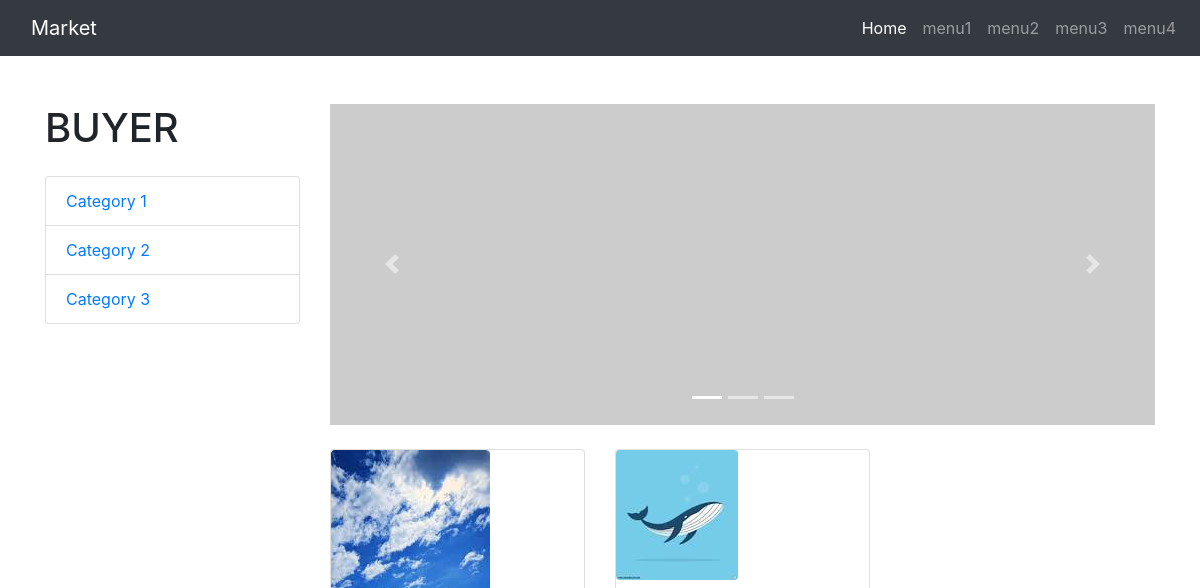
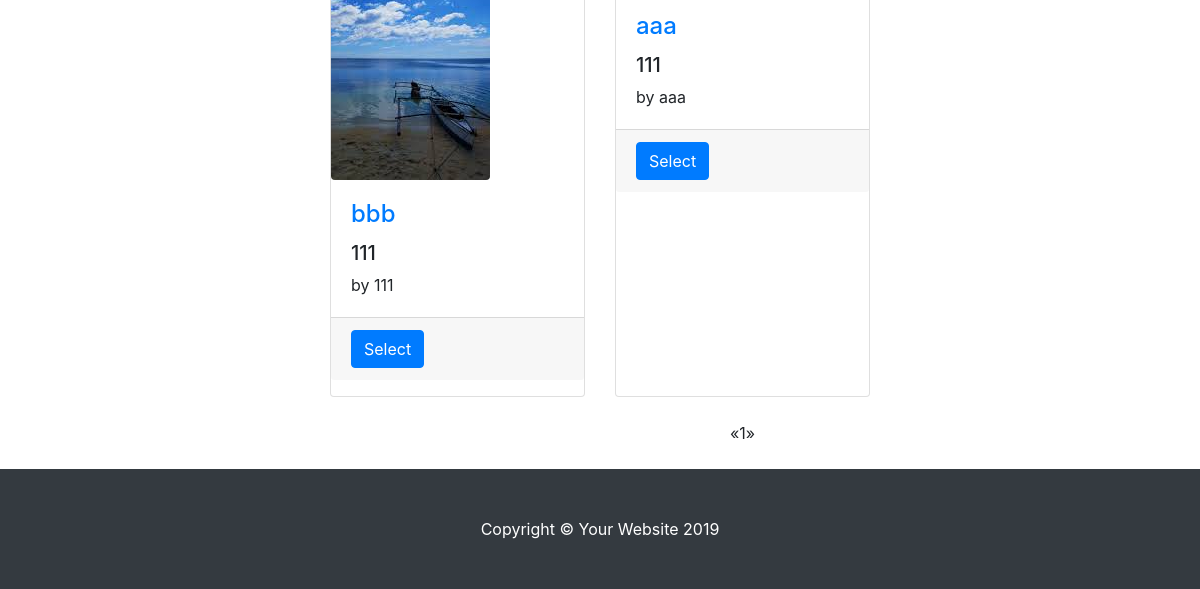
Before: /buyer/ with the older database file (2 pictures, top to bottom).
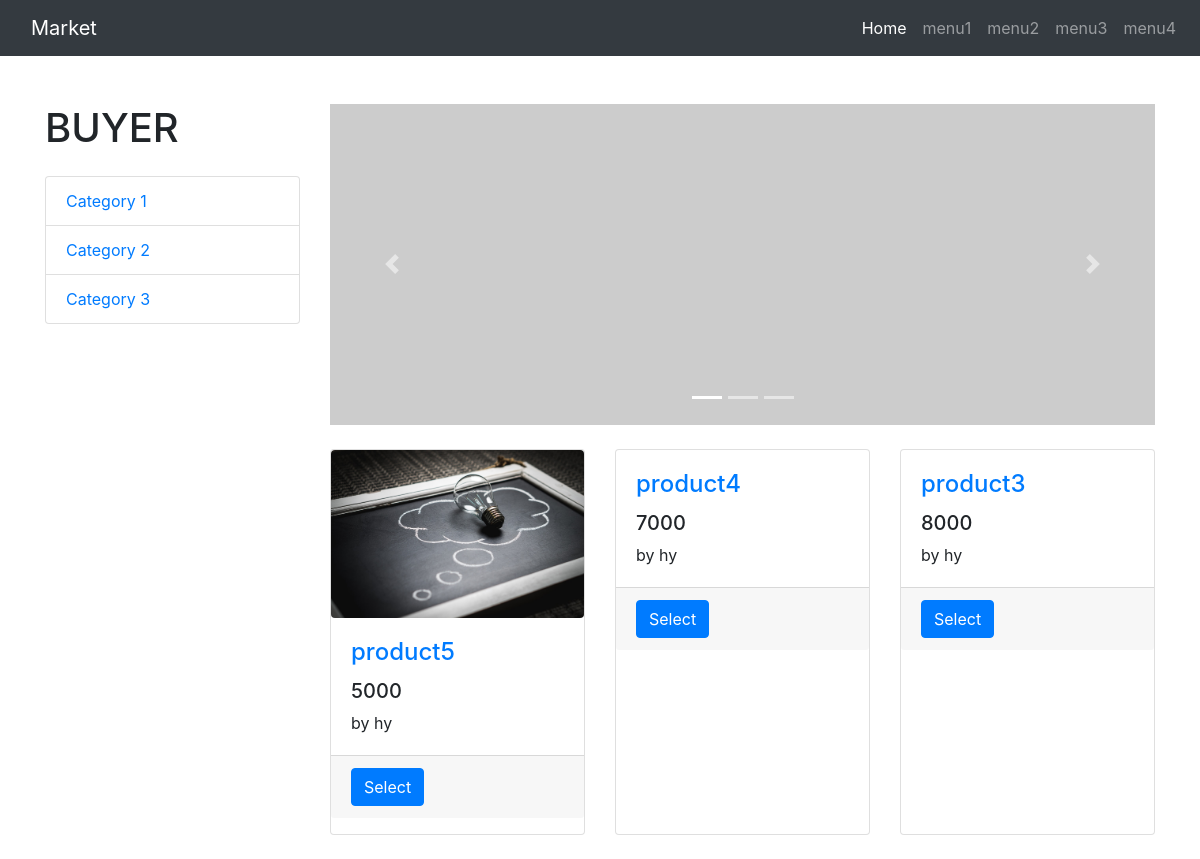
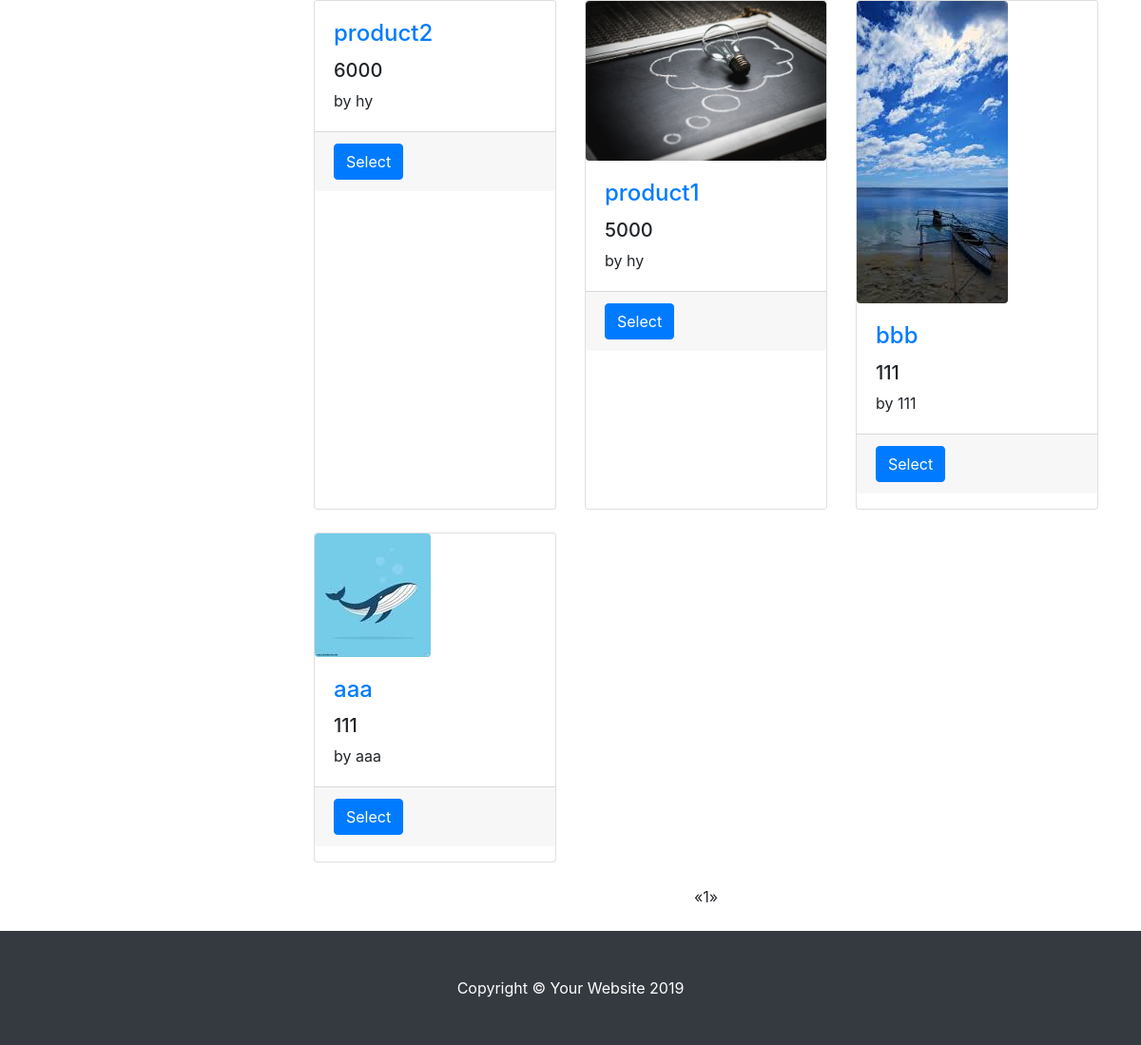
After: the same page with the newer database file (2 pictures, top to bottom).
### market/models.py (models this page shows)
class Product(models.Model):
    created_date = models.DateTimeField(auto_now_add=True)
    content = models.TextField(blank=True)
    view = models.IntegerField(default=0)
    name = models.CharField(max_length=30, blank=True)
    type = models.CharField(max_length=20)      # 경매인지 그냥인지
    price = models.IntegerField(default=0)      # 가격
    seller_name = models.CharField(max_length=20, blank=True) # 판매자 이름
    phone = models.CharField(max_length=20, blank=True) # 판매자 전화번호
    place = models.CharField(max_length=60, blank=True)    # 거래장소
    seller = models.ForeignKey(User, on_delete=models.CASCADE) #판매자 정보
    status = models.CharField(max_length=20)    # 판매중인지 종료인지
    photo = models.ImageField(blank=True)

### market/views.py (the view)
# urls.py: path('buyer/', views.main2, name='main2'),
def main2(request):
    boards = Product.objects.order_by('-id')
    page = request.GET.get('page', 1)
    paginator = Paginator(boards, 20)
    try:
        lines = paginator.page(page)
    except PageNotAnInteger:
        lines = paginator.page(1)
    except EmptyPage:
        lines = paginator.page(paginator.num_pages)
    context = {'boards': lines}
    return render(request, 'main2.html', context)

### templates/main2.html (shortened to what this page needs)
﻿{% load static %}
<!DOCTYPE html>
<html lang="en">
<head>
  <link href="{% static 'vendor/bootstrap/css/bootstrap.min.css' %}" rel="stylesheet">
  <link href="{% static 'css/shop-homepage.css' %}" rel="stylesheet">
</head>
<body>
  <nav class="navbar navbar-expand-lg navbar-dark bg-dark fixed-top">
    <div class="container">
      <a class="navbar-brand" href="{% url 'main' %}">Market</a>
              <link rel='stylesheet prefetch' href='https://maxcdn.bootstrapcdn.com/font-awesome/4.4.0/css/font-awesome.min.css'>
</div>
      <div class="collapse navbar-collapse" id="navbarResponsive">
        <ul class="navbar-nav ml-auto">
          <li class="nav-item active">
            <a class="nav-link" href="{% url 'main2' %}">Home
            </a>
          </li>
          <li class="nav-item">
            <a class="nav-link" href="">menu1</a>
          </li>
          <li class="nav-item">
            <a class="nav-link" href="">menu2</a>
          </li>
          <li class="nav-item">
            <a class="nav-link" href="">menu3</a>
          </li>
            <li class="nav-item">
            <a class="nav-link" href="">menu4</a>
          </li>
        </ul>
      </div>
  </nav>
  <div class="container">
    <div class="row">
      <div class="col-lg-3">
        <h1 class="my-4">BUYER</h1>
          <div class="list-group">
          <a href="" class="list-group-item">Category 1</a>
            <a href="" class="list-group-item">Category 2</a>
              <a href="" class="list-group-item">Category 3</a>
        </div>
      </div>
      <div class="col-lg-9">
        <div id="carouselExampleIndicators" class="carousel slide my-4" data-ride="carousel">
          <ol class="carousel-indicators">
            <li data-target="#carouselExampleIndicators" data-slide-to="0" class="active"></li>
            <li data-target="#carouselExampleIndicators" data-slide-to="1"></li>
            <li data-target="#carouselExampleIndicators" data-slide-to="2"></li>
          </ol>
          <div class="carousel-inner" role="listbox">
            <div class="carousel-item active">
              <img class="d-block img-fluid" src="http://placehold.it/900x350" alt="First slide">
            </div>
          </div>
          <a class="carousel-control-prev" href="#carouselExampleIndicators" role="button" data-slide="prev">
            <span class="carousel-control-prev-icon" aria-hidden="true"></span>
          </a>
          <a class="carousel-control-next" href="#carouselExampleIndicators" role="button" data-slide="next">
            <span class="carousel-control-next-icon" aria-hidden="true"></span>
          </a>
        </div>
        <div class="row">
{% for board in boards %}
          <div class="col-lg-4 col-md-6 mb-4">
            <div class="card h-100">
              <a>
                  {% if board.photo %}
        <img class="img-fluid rounded" name="image" src="{{ board.photo.url }}" alt="">
                  {% else %}
            <img class="img-fluid rounded" name="image" src="http://placehold.it/700x400" alt="">
                  {% endif %}
              </a>
            <form action="" method="POST" title="Title">
              <div class="card-body">
                <h4 class="card-title">
                  <a href="{% url 'main2' %}product={{ board.id }}" value="{{ board.id }}">{{ board.name }}</a>
                </h4>
                <h5>{{board.price}}</h5>
                <p class="card-text">by {{board.seller_name}}</p>
              </div>
              <div class="card-footer">
                <small class="text-muted">
                    <a href="" class="btn btn-primary" >Select</a>
                </small>
              </div>
            </form>
            </div>
          </div>
{% endfor %}
        </div>
      <ul class="pagination justify-content-center mb-4">
        {% if boards.has_previous %}
          <li><a href="?page={{ boards.previous_page_number }}">&laquo;</a></li>
        {% else %}
          <li class = "disabled"><span>&laquo;</span></li>
        {% endif %}
        {% for i in boards.paginator.page_range %}
          {% if boards.number == i %}
            <li class="active"><span>{{ i }} <span class="sr-only">(current)</span></span></li>
          {% else %}
            <li><a href="?page={{ i }}">{{ i }}</a></li>
          {% endif %}
        {% endfor %}
        {% if boards.has_next %}
            <li><a href="?page={{ boards.next_page_number }}">&raquo;</a></li>
        {% else %}
            <li class="disabled"><span>&raquo;</span></li>
        {%endif %}
        </ul>
      </div>
    </div>
  </div>
  <footer class="py-5 bg-dark">
    <div class="container">
      <p class="m-0 text-center text-white">Copyright &copy; Your Website 2019</p>
    </div>
  </footer>
</body>
</html>

### static/css/shop-homepage.css (style rules this page uses)
body { padding-top: 56px; }

Changed rows visible on the page:
added Product: photo (picture), {{ board.id }} 7 (drawn), name "product5", price "5000", seller_name "hy"
added Product: {{ board.id }} 6 (drawn), name "product4", price "7000", seller_name "hy"
added Product: {{ board.id }} 5 (drawn), name "product3", price "8000", seller_name "hy"
added Product: {{ board.id }} 4 (drawn), name "product2", price "6000", seller_name "hy"
added Product: photo (picture), {{ board.id }} 3 (drawn), name "product1", price "5000", seller_name "hy"
